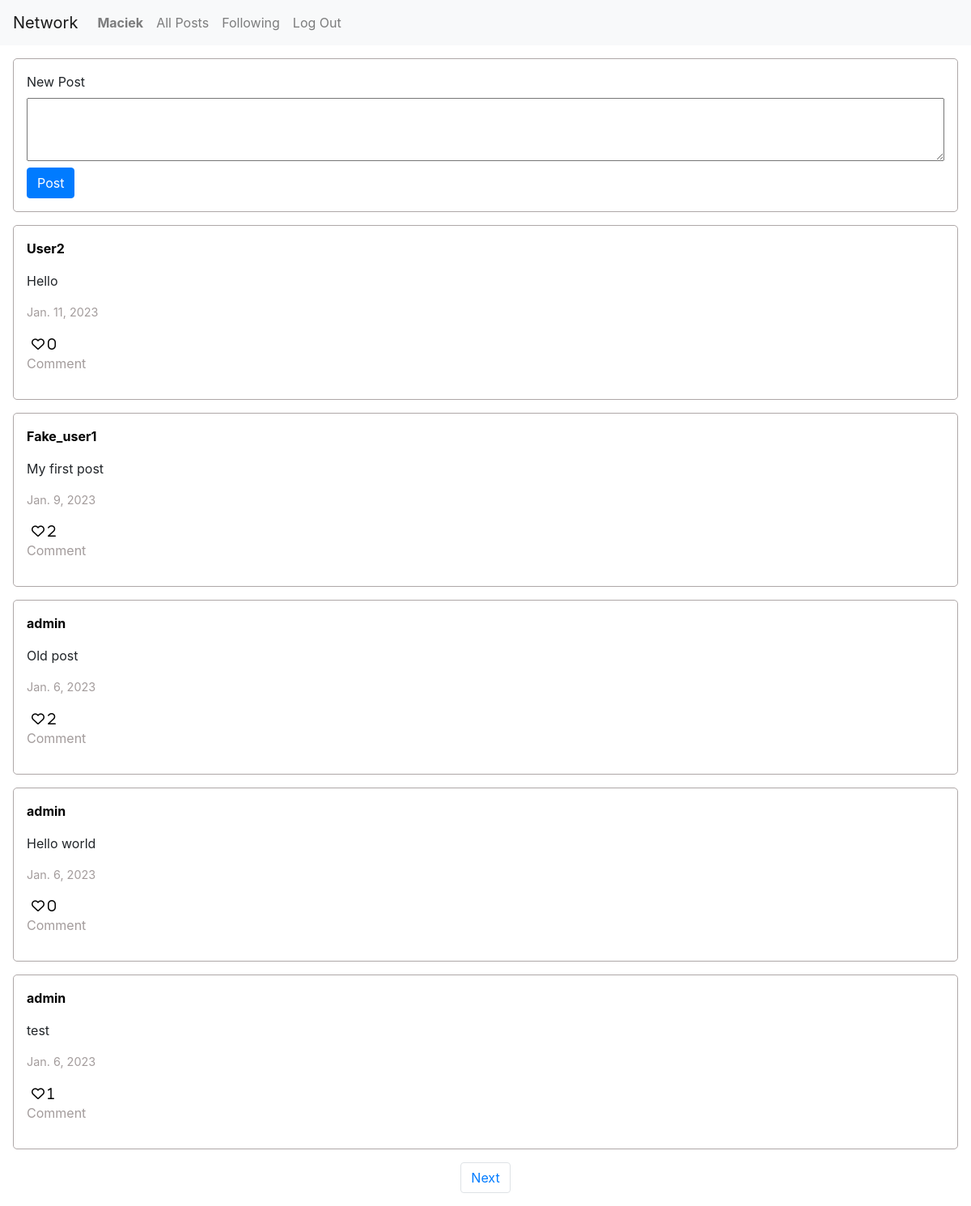
/ (signed in), run on the app's committed database.
### network/models.py (models this page shows, shortened)
class User(AbstractUser):
    pass

class Post(models.Model):
    author = models.ForeignKey(User, on_delete=models.CASCADE)
    text = models.CharField(max_length=100)
    date = models.DateField(auto_now_add=True)
    likes = models.IntegerField(default=0)

### network/views.py (the view)
# urls.py: path("", views.index, name="index"),
def index(request):
    posts = Post.objects.all().order_by('-date')
    paginator = Paginator(posts, 5)
    page_number = request.GET.get('page')
    posts_of_the_page = paginator.get_page(page_number)
    liked_posts_arr = []
    if request.user.is_authenticated:
        liked_posts_arr = liked_posts(request.user)
    return render(request, "network/index.html", {
        "posts": posts,
        "posts_of_the_page":posts_of_the_page,
        "liked_posts": liked_posts_arr
        })

### network/views.py (called while the page is built)
def liked_posts(user):
    posts = Post.objects.all().order_by('-date')
    liked_posts_arr = []
    likes = Like.objects.filter(user = user)
    for post in posts:
        for like in likes:
            if(post == like.post):
                liked_posts_arr.append(post)
    return liked_posts_arr

### network/templates/network/index.html (shortened to what this page needs)
{% extends "network/layout.html" %}
{% block body %}
    {% if user.is_authenticated %}
    <form id="post_form" action="{%url "add_post"%}" method="post" >
        <label for="post_value">New Post</label>
        <textarea id="post_value" name="post" rows="3" cols="50"></textarea>
        <input type="submit" class="btn btn-primary" value="Post"/>
    </form>
    {%endif%}
    {%if posts%}
        {%for post in posts_of_the_page%}
        <div id="post-{{post.id}}" class="post_container">
            <a class="user_link" href="{%url 'user' post.author.id%}"><p class="post_author">{{post.author}}</p></a>
            <p class="post_text">{{post.text}}</p>
            <p class="post_date">{{post.date}}</p>
            <button id="{{post.id}}" class = "likeBtn fa-heart {% if post in liked_posts%}fa-solid{%else%}fa-regular{%endif%}"> {{post.likes}}</button>
            <p class="post_comment">Comment</p>
        </div>
        {%endfor%}
    {%endif%}
    <nav aria-label="Page navigation">
        <ul class="pagination justify-content-center">
        {%if posts_of_the_page.has_next%}
          <li class="page-item"><a class="page-link" href="?page={{ posts_of_the_page.next_page_number }}">Next</a></li>
        {%endif%}
        </ul>
      </nav>
{% endblock %}

### network/templates/network/layout.html (shortened to what this page needs)
{% load static %}
<!DOCTYPE html>
<html lang="en">
    <head>
        <link rel="stylesheet" href="https://stackpath.bootstrapcdn.com/bootstrap/4.4.1/css/bootstrap.min.css">
        <link rel="stylesheet" href="https://cdnjs.cloudflare.com/ajax/libs/font-awesome/6.2.1/css/all.min.css" />
        <link href="{% static 'network/styles.css' %}" rel="stylesheet">
    </head>
    <body>
        <nav class="navbar navbar-expand-lg navbar-light bg-light">
            <a class="navbar-brand" href="{% url 'index' %}">Network</a>
            <div>
              <ul class="navbar-nav mr-auto">
                {% if user.is_authenticated %}
                    <li class="nav-item">
                        <a class="nav-link" href="{%url 'user' user.id%}"><strong>{{ user.username }}</strong></a>
                    </li>
                {% endif %}
                <li class="nav-item">
                  <a class="nav-link" href="{% url 'index' %}">All Posts</a>
                </li>
                {% if user.is_authenticated %}
                    <li class="nav-item">
                        <a class="nav-link" href="{% url 'following' user.id%}">Following</a>
                    </li>
                    <li class="nav-item">
                        <a class="nav-link" href="{% url 'logout' %}">Log Out</a>
                    </li>
                {% endif %}
              </ul>
            </div>
          </nav>
        <div class="body">
            {% block body %}
            {% endblock %}
        </div>
    </body>
</html>

### network/static/network/styles.css (style rules this page uses)
#post_form { display: flex; flex-direction: column; align-items: flex-start; justify-content: space-between; padding: 1rem; border: 1px solid #aea7a7; border-radius: 5px; margin:1rem; }
#post_value { margin-bottom: .5rem; align-self: stretch; }
.post_container { padding: 1rem; border: 1px solid #aea7a7; border-radius: 5px; margin:1rem; }
.post_author { font-weight: bold; }
.post_date { font-size: .9rem; color: #a39c9c; }
.post_comment { color: #a39c9c; }
.likeBtn { background-color: transparent; border: none; }
.user_link, .user_link:hover { text-decoration: none; color: #000; }

### data on the page
User: username "Maciek"
Post: author "User2", text "Hello", date "Jan. 11, 2023", likes "0"
Post: author "Fake_user1", text "My first post", date "Jan. 9, 2023", likes "2"
Post: author "admin", text "Old post", date "Jan. 6, 2023", likes "2"
Post: author "admin", text "Hello world", date "Jan. 6, 2023", likes "0"
Post: author "admin", text "test", date "Jan. 6, 2023", likes "1"
